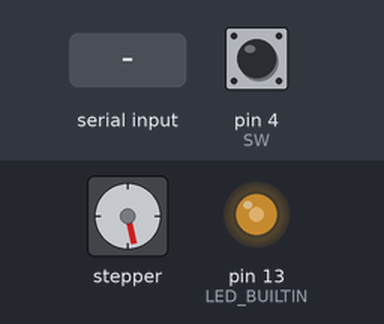
This sketch was run on a simulated Arduino Uno, built with avr-gcc and run on an emulated ATmega328P. Shown: stepper motor, output pins drawn as LEDs (lit = HIGH). Wiring (inferred from the names in the program): stepper motor driver (200 steps per turn assumed): step pin 6; direction pin 5; enable pin 3. The test bench sets the inputs (shaded band); at power-on: pin 4 (SW) HIGH. Pins used as bus, display or sensor lines are not drawn; what the sketch prints to the serial monitor is not drawn.

Above: at 1.2 s.
1.3 s: pin 4 (SW) pulled LOW for 0.15 s
At 1.57 s:
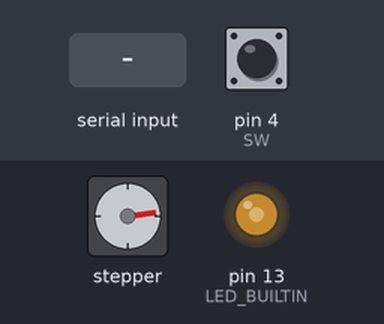
4.3 s: "90,45\n" received over Serial
At 5.1 s:
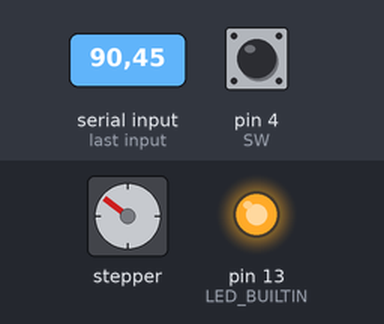
7.3 s: "30,150\n" received over Serial
At 8.1 s:
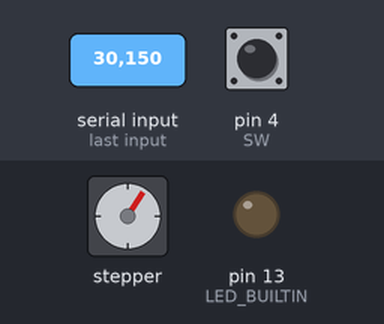
10.3 s: pin 4 (SW) pulled LOW for 1 s
At 11.0 s:
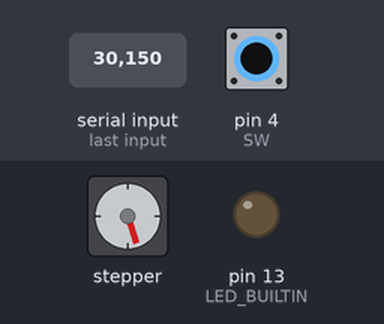
13.4 s: "d" received over Serial
At 14.2 s:
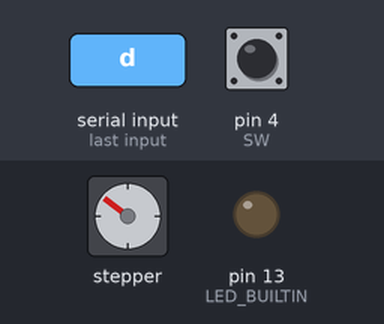
16.4 s: "5\n" received over Serial
At 17.2 s:
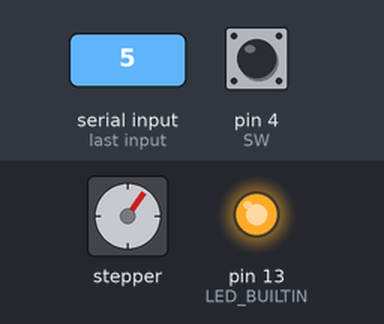
Timing chart, 0 to 27.0 s (numbered marks = the images above; inputs shaded):
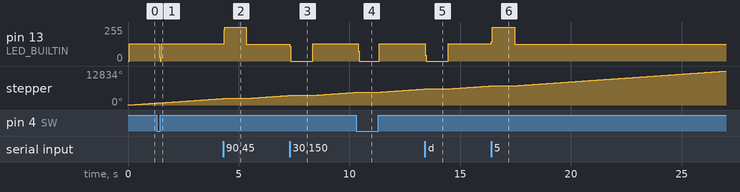

Measured:
- after the input at 1.3 s, pin 13 (LED_BUILTIN): 128/255 → 29/255 after 0.11 s, → 0/255 0.05 s later, → 128/255 0.04 s later
- after the input at 4.3 s, pin 13 (LED_BUILTIN): 128/255 → 255/255 at once, → 127/255 1.0 s later
- after the input at 7.3 s, pin 13 (LED_BUILTIN): 127/255 → 0/255 at once, → 128/255 1.0 s later
- after the input at 10.3 s, pin 13 (LED_BUILTIN): 128/255 → 0/255 after 0.09 s, → 128/255 0.95 s later
- after the input at 13.4 s, pin 13 (LED_BUILTIN): 128/255 → 0/255 at once, → 128/255 1.0 s later
- after the input at 16.4 s, pin 13 (LED_BUILTIN): 128/255 → 255/255 at once, → 127/255 1.0 s later

The sketch:

step_vertical.ino
```cpp
//VERTICAL
#include <Wire.h>

#define ENA (3)
#define DIR (5)
#define PUL (6)
#define SW  (4)

unsigned stepPeriod = 1500;

struct stepMotor {
  long pul, tgt;
  double hgt;
  bool dir = true; //up
  bool sw = false;
} sm1;

void setup() {
  Wire.begin(9);                // join i2c bus with address #8
  Wire.onReceive(receiveEvent);
  Serial.begin(115200);

  //pinmode Settings
  pinMode(ENA, OUTPUT);
  pinMode(DIR, OUTPUT);
  pinMode(PUL, OUTPUT);
  pinMode(SW, INPUT_PULLUP);
  pinMode(LED_BUILTIN, OUTPUT);

  //pin init
  digitalWrite(ENA, LOW);
  digitalWrite(DIR, LOW);
  digitalWrite(PUL, LOW);
  Serial.println("slave vertical start!");
}

void loop() {
  // SW 인식
  sm1.sw = digitalRead(SW);
  if (sm1.sw) {
    sm1.dir = true;
    sm1.tgt = 50;
    sm1.pul = 0;
  }

  // SERIAL 목표치
  if (Serial.available()) {
    sm1.tgt = 453*Serial.parseFloat();
  }

  // 펄스주기
  if (sm1.tgt > sm1.pul) {
    sm1.dir = true;
  } else {
    sm1.dir = false;
  }
  digitalWrite(DIR, sm1.dir);

  if (abs(sm1.pul - sm1.tgt)) {
    digitalWrite(PUL, !digitalRead(PUL));
    digitalWrite(LED_BUILTIN, !digitalRead(LED_BUILTIN));
    if (sm1.dir) {
      sm1.pul++;
    } else {
      sm1.pul--;
    }
  }

  delayMicroseconds(stepPeriod);

//  Serial.print("SW:");
//  Serial.print(sm1.sw);
//  Serial.print("\tPUL:");
//  Serial.print(sm1.pul);
//  Serial.print("\tTGT:");
//  Serial.print(sm1.tgt);
//  Serial.print("\n");
}

void receiveEvent(int howMany) {
  while ( 1 < Wire.available()) { // loop through all but the last
    char c = Wire.read(); // receive byte as a character
    Serial.print(c);         // print the character

    if ( c == 'd'){
      sm1.tgt = 453*Wire.read();    // receive byte as an integer
      Serial.println(sm1.tgt);         // print the integer
    }
  }
}
```
